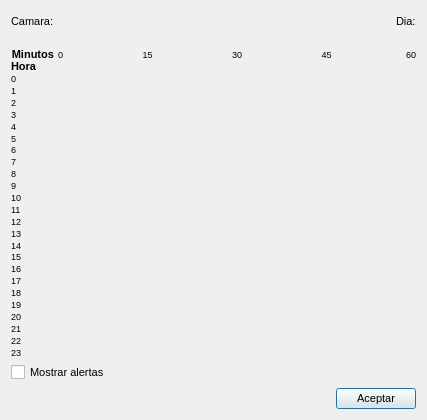
<?xml version="1.0" encoding="UTF-8"?>
<ui version="4.0">
 <class>DetailedRecordTable</class>
 <widget class="QDialog" name="DetailedRecordTable">
  <property name="geometry">
   <rect>
    <x>0</x>
    <y>0</y>
    <width>427</width>
    <height>420</height>
   </rect>
  </property>
  <property name="minimumSize">
   <size>
    <width>427</width>
    <height>420</height>
   </size>
  </property>
  <property name="maximumSize">
   <size>
    <width>427</width>
    <height>420</height>
   </size>
  </property>
  <property name="font">
   <font>
    <pointsize>8</pointsize>
   </font>
  </property>
  <property name="windowTitle">
   <string>Grabaciones locales</string>
  </property>
  <layout class="QGridLayout" name="gridLayout">
   <item row="2" column="0">
    <spacer name="verticalSpacer">
     <property name="orientation">
      <enum>Qt::Vertical</enum>
     </property>
     <property name="sizeHint" stdset="0">
      <size>
       <width>20</width>
       <height>40</height>
      </size>
     </property>
    </spacer>
   </item>
   <item row="4" column="0">
    <layout class="QHBoxLayout" name="horizontalLayout">
     <item>
      <spacer name="horizontalSpacer">
       <property name="orientation">
        <enum>Qt::Horizontal</enum>
       </property>
       <property name="sizeHint" stdset="0">
        <size>
         <width>40</width>
         <height>20</height>
        </size>
       </property>
      </spacer>
     </item>
     <item>
      <widget class="QPushButton" name="accept">
       <property name="font">
        <font>
         <pointsize>8</pointsize>
        </font>
       </property>
       <property name="text">
        <string>Aceptar</string>
       </property>
      </widget>
     </item>
    </layout>
   </item>
   <item row="1" column="0">
    <layout class="QGridLayout" name="gridLayout_2">
     <property name="spacing">
      <number>1</number>
     </property>
     <item row="0" column="5" rowspan="3">
      <widget class="QLabel" name="label_8">
       <property name="font">
        <font>
         <pointsize>7</pointsize>
        </font>
       </property>
       <property name="text">
        <string>45</string>
       </property>
       <property name="alignment">
        <set>Qt::AlignCenter</set>
       </property>
      </widget>
     </item>
     <item row="2" column="0">
      <widget class="QLabel" name="label_11">
       <property name="maximumSize">
        <size>
         <width>50</width>
         <height>16777215</height>
        </size>
       </property>
       <property name="font">
        <font>
         <pointsize>8</pointsize>
         <weight>75</weight>
         <bold>true</bold>
        </font>
       </property>
       <property name="text">
        <string>Hora</string>
       </property>
       <property name="alignment">
        <set>Qt::AlignLeading|Qt::AlignLeft|Qt::AlignVCenter</set>
       </property>
      </widget>
     </item>
     <item row="26" column="0">
      <widget class="QLabel" name="label_34">
       <property name="maximumSize">
        <size>
         <width>50</width>
         <height>16777215</height>
        </size>
       </property>
       <property name="font">
        <font>
         <pointsize>7</pointsize>
         <weight>50</weight>
         <bold>false</bold>
        </font>
       </property>
       <property name="text">
        <string>23</string>
       </property>
       <property name="alignment">
        <set>Qt::AlignLeading|Qt::AlignLeft|Qt::AlignVCenter</set>
       </property>
      </widget>
     </item>
     <item row="19" column="0">
      <widget class="QLabel" name="label_30">
       <property name="maximumSize">
        <size>
         <width>50</width>
         <height>16777215</height>
        </size>
       </property>
       <property name="font">
        <font>
         <pointsize>7</pointsize>
         <weight>50</weight>
         <bold>false</bold>
        </font>
       </property>
       <property name="text">
        <string>16</string>
       </property>
       <property name="alignment">
        <set>Qt::AlignLeading|Qt::AlignLeft|Qt::AlignVCenter</set>
       </property>
      </widget>
     </item>
     <item row="12" column="0">
      <widget class="QLabel" name="label_20">
       <property name="maximumSize">
        <size>
         <width>50</width>
         <height>16777215</height>
        </size>
       </property>
       <property name="font">
        <font>
         <pointsize>7</pointsize>
         <weight>50</weight>
         <bold>false</bold>
        </font>
       </property>
       <property name="text">
        <string>9</string>
       </property>
       <property name="alignment">
        <set>Qt::AlignLeading|Qt::AlignLeft|Qt::AlignVCenter</set>
       </property>
      </widget>
     </item>
     <item row="0" column="0">
      <widget class="QLabel" name="label_7">
       <property name="maximumSize">
        <size>
         <width>50</width>
         <height>11</height>
        </size>
       </property>
       <property name="font">
        <font>
         <pointsize>10</pointsize>
        </font>
       </property>
       <property name="text">
        <string/>
       </property>
      </widget>
     </item>
     <item row="13" column="0">
      <widget class="QLabel" name="label_21">
       <property name="maximumSize">
        <size>
         <width>50</width>
         <height>16777215</height>
        </size>
       </property>
       <property name="font">
        <font>
         <pointsize>7</pointsize>
         <weight>50</weight>
         <bold>false</bold>
        </font>
       </property>
       <property name="text">
        <string>10</string>
       </property>
       <property name="alignment">
        <set>Qt::AlignLeading|Qt::AlignLeft|Qt::AlignVCenter</set>
       </property>
      </widget>
     </item>
     <item row="8" column="0">
      <widget class="QLabel" name="label_16">
       <property name="maximumSize">
        <size>
         <width>50</width>
         <height>16777215</height>
        </size>
       </property>
       <property name="font">
        <font>
         <pointsize>7</pointsize>
         <weight>50</weight>
         <bold>false</bold>
        </font>
       </property>
       <property name="text">
        <string>5</string>
       </property>
       <property name="alignment">
        <set>Qt::AlignLeading|Qt::AlignLeft|Qt::AlignVCenter</set>
       </property>
      </widget>
     </item>
     <item row="18" column="0">
      <widget class="QLabel" name="label_26">
       <property name="maximumSize">
        <size>
         <width>50</width>
         <height>16777215</height>
        </size>
       </property>
       <property name="font">
        <font>
         <pointsize>7</pointsize>
         <weight>50</weight>
         <bold>false</bold>
        </font>
       </property>
       <property name="text">
        <string>15</string>
       </property>
       <property name="alignment">
        <set>Qt::AlignLeading|Qt::AlignLeft|Qt::AlignVCenter</set>
       </property>
      </widget>
     </item>
     <item row="20" column="0">
      <widget class="QLabel" name="label_31">
       <property name="maximumSize">
        <size>
         <width>50</width>
         <height>16777215</height>
        </size>
       </property>
       <property name="font">
        <font>
         <pointsize>7</pointsize>
         <weight>50</weight>
         <bold>false</bold>
        </font>
       </property>
       <property name="text">
        <string>17</string>
       </property>
       <property name="alignment">
        <set>Qt::AlignLeading|Qt::AlignLeft|Qt::AlignVCenter</set>
       </property>
      </widget>
     </item>
     <item row="6" column="0">
      <widget class="QLabel" name="label_14">
       <property name="maximumSize">
        <size>
         <width>50</width>
         <height>16777215</height>
        </size>
       </property>
       <property name="font">
        <font>
         <pointsize>7</pointsize>
         <weight>50</weight>
         <bold>false</bold>
        </font>
       </property>
       <property name="text">
        <string>3</string>
       </property>
       <property name="alignment">
        <set>Qt::AlignLeading|Qt::AlignLeft|Qt::AlignVCenter</set>
       </property>
      </widget>
     </item>
     <item row="14" column="0">
      <widget class="QLabel" name="label_22">
       <property name="maximumSize">
        <size>
         <width>50</width>
         <height>16777215</height>
        </size>
       </property>
       <property name="font">
        <font>
         <pointsize>7</pointsize>
         <weight>50</weight>
         <bold>false</bold>
        </font>
       </property>
       <property name="text">
        <string>11</string>
       </property>
       <property name="alignment">
        <set>Qt::AlignLeading|Qt::AlignLeft|Qt::AlignVCenter</set>
       </property>
      </widget>
     </item>
     <item row="0" column="3" rowspan="3" colspan="2">
      <widget class="QLabel" name="label_4">
       <property name="font">
        <font>
         <pointsize>7</pointsize>
        </font>
       </property>
       <property name="text">
        <string>30</string>
       </property>
       <property name="alignment">
        <set>Qt::AlignCenter</set>
       </property>
      </widget>
     </item>
     <item row="3" column="0">
      <widget class="QLabel" name="label_10">
       <property name="maximumSize">
        <size>
         <width>50</width>
         <height>16777215</height>
        </size>
       </property>
       <property name="font">
        <font>
         <pointsize>7</pointsize>
         <weight>50</weight>
         <bold>false</bold>
        </font>
       </property>
       <property name="text">
        <string>0</string>
       </property>
       <property name="alignment">
        <set>Qt::AlignLeading|Qt::AlignLeft|Qt::AlignVCenter</set>
       </property>
      </widget>
     </item>
     <item row="9" column="0">
      <widget class="QLabel" name="label_17">
       <property name="maximumSize">
        <size>
         <width>50</width>
         <height>16777215</height>
        </size>
       </property>
       <property name="font">
        <font>
         <pointsize>7</pointsize>
         <weight>50</weight>
         <bold>false</bold>
        </font>
       </property>
       <property name="text">
        <string>6</string>
       </property>
       <property name="alignment">
        <set>Qt::AlignLeading|Qt::AlignLeft|Qt::AlignVCenter</set>
       </property>
      </widget>
     </item>
     <item row="5" column="0">
      <widget class="QLabel" name="label_13">
       <property name="maximumSize">
        <size>
         <width>50</width>
         <height>16777215</height>
        </size>
       </property>
       <property name="font">
        <font>
         <pointsize>7</pointsize>
         <weight>50</weight>
         <bold>false</bold>
        </font>
       </property>
       <property name="text">
        <string>2</string>
       </property>
       <property name="alignment">
        <set>Qt::AlignLeading|Qt::AlignLeft|Qt::AlignVCenter</set>
       </property>
      </widget>
     </item>
     <item row="23" column="0">
      <widget class="QLabel" name="label_33">
       <property name="maximumSize">
        <size>
         <width>50</width>
         <height>16777215</height>
        </size>
       </property>
       <property name="font">
        <font>
         <pointsize>7</pointsize>
         <weight>50</weight>
         <bold>false</bold>
        </font>
       </property>
       <property name="text">
        <string>20</string>
       </property>
       <property name="alignment">
        <set>Qt::AlignLeading|Qt::AlignLeft|Qt::AlignVCenter</set>
       </property>
      </widget>
     </item>
     <item row="7" column="0">
      <widget class="QLabel" name="label_15">
       <property name="maximumSize">
        <size>
         <width>50</width>
         <height>16777215</height>
        </size>
       </property>
       <property name="font">
        <font>
         <pointsize>7</pointsize>
         <weight>50</weight>
         <bold>false</bold>
        </font>
       </property>
       <property name="text">
        <string>4</string>
       </property>
       <property name="alignment">
        <set>Qt::AlignLeading|Qt::AlignLeft|Qt::AlignVCenter</set>
       </property>
      </widget>
     </item>
     <item row="17" column="0">
      <widget class="QLabel" name="label_25">
       <property name="maximumSize">
        <size>
         <width>50</width>
         <height>16777215</height>
        </size>
       </property>
       <property name="font">
        <font>
         <pointsize>7</pointsize>
         <weight>50</weight>
         <bold>false</bold>
        </font>
       </property>
       <property name="text">
        <string>14</string>
       </property>
       <property name="alignment">
        <set>Qt::AlignLeading|Qt::AlignLeft|Qt::AlignVCenter</set>
       </property>
      </widget>
     </item>
     <item row="4" column="0">
      <widget class="QLabel" name="label_12">
       <property name="maximumSize">
        <size>
         <width>50</width>
         <height>16777215</height>
        </size>
       </property>
       <property name="font">
        <font>
         <pointsize>7</pointsize>
         <weight>50</weight>
         <bold>false</bold>
        </font>
       </property>
       <property name="text">
        <string>1</string>
       </property>
       <property name="alignment">
        <set>Qt::AlignLeading|Qt::AlignLeft|Qt::AlignVCenter</set>
       </property>
      </widget>
     </item>
     <item row="0" column="2" rowspan="3">
      <widget class="QLabel" name="label_6">
       <property name="font">
        <font>
         <pointsize>7</pointsize>
        </font>
       </property>
       <property name="text">
        <string>15</string>
       </property>
       <property name="alignment">
        <set>Qt::AlignCenter</set>
       </property>
      </widget>
     </item>
     <item row="0" column="1" rowspan="3">
      <widget class="QLabel" name="label_3">
       <property name="font">
        <font>
         <pointsize>7</pointsize>
        </font>
       </property>
       <property name="text">
        <string>0</string>
       </property>
      </widget>
     </item>
     <item row="0" column="6" rowspan="3">
      <widget class="QLabel" name="label_5">
       <property name="font">
        <font>
         <pointsize>7</pointsize>
        </font>
       </property>
       <property name="text">
        <string>60</string>
       </property>
       <property name="alignment">
        <set>Qt::AlignRight|Qt::AlignTrailing|Qt::AlignVCenter</set>
       </property>
      </widget>
     </item>
     <item row="11" column="0">
      <widget class="QLabel" name="label_19">
       <property name="maximumSize">
        <size>
         <width>50</width>
         <height>16777215</height>
        </size>
       </property>
       <property name="font">
        <font>
         <pointsize>7</pointsize>
         <weight>50</weight>
         <bold>false</bold>
        </font>
       </property>
       <property name="text">
        <string>8</string>
       </property>
       <property name="alignment">
        <set>Qt::AlignLeading|Qt::AlignLeft|Qt::AlignVCenter</set>
       </property>
      </widget>
     </item>
     <item row="24" column="0">
      <widget class="QLabel" name="label_27">
       <property name="maximumSize">
        <size>
         <width>50</width>
         <height>16777215</height>
        </size>
       </property>
       <property name="font">
        <font>
         <pointsize>7</pointsize>
         <weight>50</weight>
         <bold>false</bold>
        </font>
       </property>
       <property name="text">
        <string>21</string>
       </property>
       <property name="alignment">
        <set>Qt::AlignLeading|Qt::AlignLeft|Qt::AlignVCenter</set>
       </property>
      </widget>
     </item>
     <item row="22" column="0">
      <widget class="QLabel" name="label_32">
       <property name="maximumSize">
        <size>
         <width>50</width>
         <height>16777215</height>
        </size>
       </property>
       <property name="font">
        <font>
         <pointsize>7</pointsize>
         <weight>50</weight>
         <bold>false</bold>
        </font>
       </property>
       <property name="text">
        <string>19</string>
       </property>
       <property name="alignment">
        <set>Qt::AlignLeading|Qt::AlignLeft|Qt::AlignVCenter</set>
       </property>
      </widget>
     </item>
     <item row="15" column="0">
      <widget class="QLabel" name="label_23">
       <property name="maximumSize">
        <size>
         <width>50</width>
         <height>16777215</height>
        </size>
       </property>
       <property name="font">
        <font>
         <pointsize>7</pointsize>
         <weight>50</weight>
         <bold>false</bold>
        </font>
       </property>
       <property name="text">
        <string>12</string>
       </property>
       <property name="alignment">
        <set>Qt::AlignLeading|Qt::AlignLeft|Qt::AlignVCenter</set>
       </property>
      </widget>
     </item>
     <item row="10" column="0">
      <widget class="QLabel" name="label_18">
       <property name="maximumSize">
        <size>
         <width>50</width>
         <height>16777215</height>
        </size>
       </property>
       <property name="font">
        <font>
         <pointsize>7</pointsize>
         <weight>50</weight>
         <bold>false</bold>
        </font>
       </property>
       <property name="text">
        <string>7</string>
       </property>
       <property name="alignment">
        <set>Qt::AlignLeading|Qt::AlignLeft|Qt::AlignVCenter</set>
       </property>
      </widget>
     </item>
     <item row="16" column="0">
      <widget class="QLabel" name="label_24">
       <property name="maximumSize">
        <size>
         <width>50</width>
         <height>16777215</height>
        </size>
       </property>
       <property name="font">
        <font>
         <pointsize>7</pointsize>
         <weight>50</weight>
         <bold>false</bold>
        </font>
       </property>
       <property name="text">
        <string>13</string>
       </property>
       <property name="alignment">
        <set>Qt::AlignLeading|Qt::AlignLeft|Qt::AlignVCenter</set>
       </property>
      </widget>
     </item>
     <item row="1" column="0">
      <widget class="QLabel" name="label_9">
       <property name="maximumSize">
        <size>
         <width>50</width>
         <height>16777215</height>
        </size>
       </property>
       <property name="font">
        <font>
         <pointsize>8</pointsize>
         <weight>75</weight>
         <bold>true</bold>
        </font>
       </property>
       <property name="text">
        <string>Minutos </string>
       </property>
       <property name="alignment">
        <set>Qt::AlignRight|Qt::AlignTrailing|Qt::AlignVCenter</set>
       </property>
      </widget>
     </item>
     <item row="3" column="1" rowspan="24" colspan="6">
      <widget class="QLabel" name="videos_image">
       <property name="minimumSize">
        <size>
         <width>360</width>
         <height>288</height>
        </size>
       </property>
       <property name="maximumSize">
        <size>
         <width>360</width>
         <height>288</height>
        </size>
       </property>
       <property name="text">
        <string/>
       </property>
      </widget>
     </item>
     <item row="21" column="0">
      <widget class="QLabel" name="label_29">
       <property name="maximumSize">
        <size>
         <width>50</width>
         <height>16777215</height>
        </size>
       </property>
       <property name="font">
        <font>
         <pointsize>7</pointsize>
         <weight>50</weight>
         <bold>false</bold>
        </font>
       </property>
       <property name="text">
        <string>18</string>
       </property>
       <property name="alignment">
        <set>Qt::AlignLeading|Qt::AlignLeft|Qt::AlignVCenter</set>
       </property>
      </widget>
     </item>
     <item row="25" column="0">
      <widget class="QLabel" name="label_28">
       <property name="maximumSize">
        <size>
         <width>50</width>
         <height>16777215</height>
        </size>
       </property>
       <property name="font">
        <font>
         <pointsize>7</pointsize>
         <weight>50</weight>
         <bold>false</bold>
        </font>
       </property>
       <property name="text">
        <string>22</string>
       </property>
       <property name="alignment">
        <set>Qt::AlignLeading|Qt::AlignLeft|Qt::AlignVCenter</set>
       </property>
      </widget>
     </item>
    </layout>
   </item>
   <item row="0" column="0">
    <layout class="QHBoxLayout" name="horizontalLayout_2">
     <item>
      <widget class="QLabel" name="camera_label">
       <property name="font">
        <font>
         <pointsize>8</pointsize>
        </font>
       </property>
       <property name="text">
        <string>Camara:</string>
       </property>
      </widget>
     </item>
     <item>
      <spacer name="horizontalSpacer_2">
       <property name="orientation">
        <enum>Qt::Horizontal</enum>
       </property>
       <property name="sizeHint" stdset="0">
        <size>
         <width>40</width>
         <height>20</height>
        </size>
       </property>
      </spacer>
     </item>
     <item>
      <widget class="QLabel" name="date_label">
       <property name="font">
        <font>
         <pointsize>8</pointsize>
        </font>
       </property>
       <property name="text">
        <string>Dia:</string>
       </property>
      </widget>
     </item>
    </layout>
   </item>
   <item row="3" column="0">
    <widget class="QCheckBox" name="show_alerts">
     <property name="font">
      <font>
       <pointsize>8</pointsize>
      </font>
     </property>
     <property name="text">
      <string>Mostrar alertas</string>
     </property>
    </widget>
   </item>
  </layout>
 </widget>
 <resources/>
 <connections/>
</ui>
